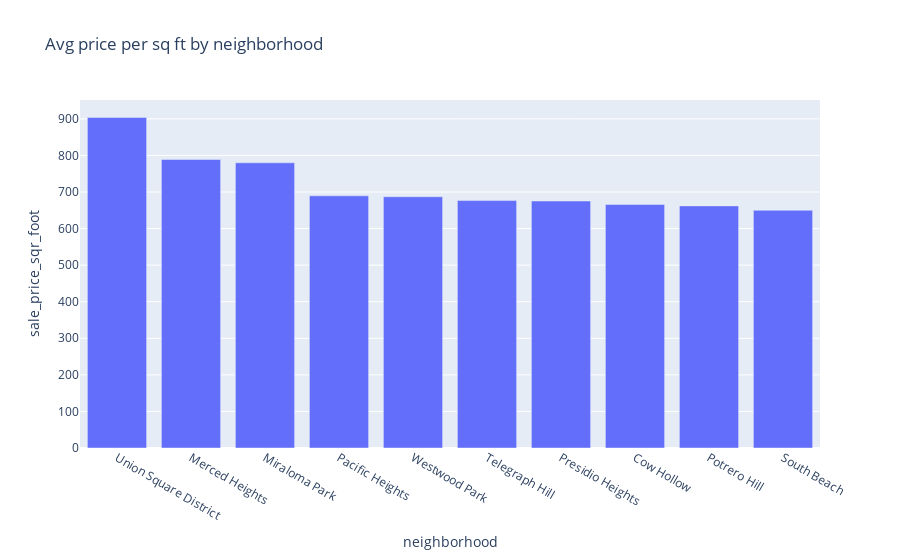

Write notebook code for a chart like this one.
### Code cell
# Plotting the data from the top 10 expensive neighborhoods
# YOUR CODE HERE!

avg_sqft_neighborhood_sorted_plot = px.bar(
    avg_sqft_neighborhood_sorted.head(10), x="neighborhood", y="sale_price_sqr_foot", title="Avg price per sq ft by neighborhood"
)

avg_sqft_neighborhood_sorted_plot

### Figure 1 — Plotly figure (JSON) as saved in the notebook; plotly's stock layout.template omitted (floating-point values rounded to 4 significant figures)
{"data": [{"alignmentgroup": "True", "hovertemplate": "neighborhood=%{x}<br>sale_price_sqr_foot=%{y}<extra></extra>", "legendgroup": "", "marker": {"color": "#636efa"}, "name": "", "offsetgroup": "", "orientation": "v", "showlegend": false, "textposition": "auto", "type": "bar", "x": ["Union Square District", "Merced Heights", "Miraloma Park", "Pacific Heights", "Westwood Park", "Telegraph Hill", "Presidio Heights", "Cow Hollow", "Potrero Hill", "South Beach"], "xaxis": "x", "y": [904.0, 788.8, 779.8, 689.6, 687.1, 676.5, 675.4, 666.0, 662.0, 650.1], "yaxis": "y"}], "layout": {"autosize": true, "barmode": "relative", "legend": {"tracegroupgap": 0}, "title": {"text": "Avg price per sq ft by neighborhood"}, "xaxis": {"anchor": "y", "autorange": true, "domain": [0, 1], "range": [-0.5, 9.5], "title": {"text": "neighborhood"}, "type": "category"}, "yaxis": {"anchor": "x", "autorange": true, "domain": [0, 1], "range": [0, 951.6], "title": {"text": "sale_price_sqr_foot"}, "type": "linear"}}}
